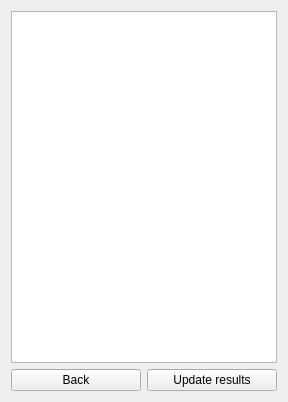
<?xml version="1.0" encoding="UTF-8"?>
<ui version="4.0">
 <class>leaderboard</class>
 <widget class="QWidget" name="leaderboard">
  <property name="geometry">
   <rect>
    <x>0</x>
    <y>0</y>
    <width>288</width>
    <height>402</height>
   </rect>
  </property>
  <property name="windowTitle">
   <string>Form</string>
  </property>
  <layout class="QGridLayout" name="gridLayout">
   <item row="0" column="0" colspan="2">
    <widget class="QTextEdit" name="leaderList"/>
   </item>
   <item row="1" column="0">
    <widget class="QPushButton" name="backButton">
     <property name="text">
      <string>Back</string>
     </property>
    </widget>
   </item>
   <item row="1" column="1">
    <widget class="QPushButton" name="updateButton">
     <property name="text">
      <string>Update results</string>
     </property>
    </widget>
   </item>
  </layout>
 </widget>
 <resources/>
 <connections/>
</ui>
